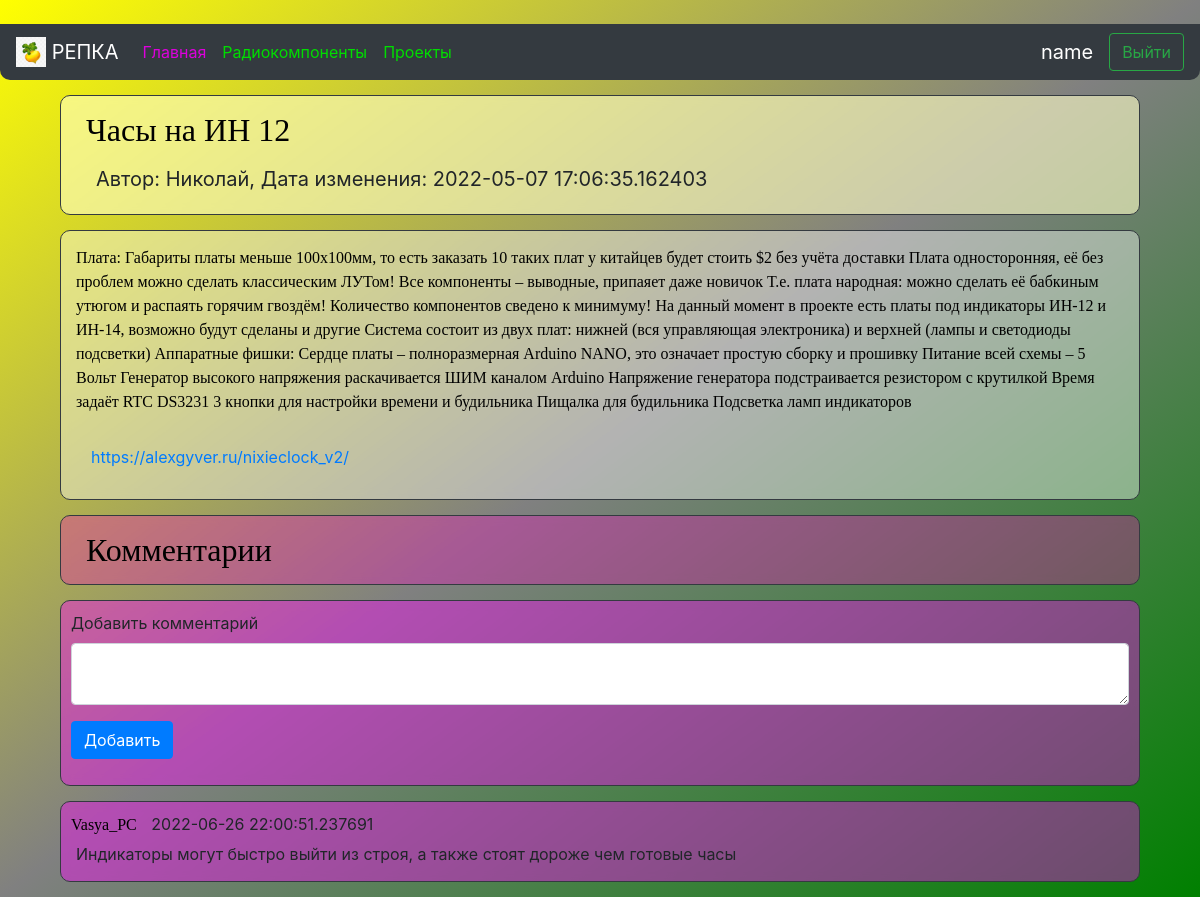
The app's page /project/5 (signed in) with its own data.
### data/users.py (models this page shows, shortened)
class User(SqlAlchemyBase, UserMixin, SerializerMixin):
    __tablename__ = 'users'
    id = sqlalchemy.Column(sqlalchemy.Integer, primary_key=True, autoincrement=True)
    name = sqlalchemy.Column(sqlalchemy.String, nullable=True)
    about = sqlalchemy.Column(sqlalchemy.String, nullable=True)
    email = sqlalchemy.Column(sqlalchemy.String, index=True, unique=True, nullable=True)
    hashed_password = sqlalchemy.Column(sqlalchemy.String, nullable=True)
    created_date = sqlalchemy.Column(sqlalchemy.DateTime, default=datetime.datetime.now)
    news = orm.relation("News", back_populates='user')
    comments = orm.relation("Comment", back_populates="user")

### data/news.py (models this page shows)
class News(SqlAlchemyBase, SerializerMixin):
    __tablename__ = 'news'
    id = sqlalchemy.Column(sqlalchemy.Integer, primary_key=True, autoincrement=True)
    title = sqlalchemy.Column(sqlalchemy.String, nullable=True)
    content = sqlalchemy.Column(sqlalchemy.String, nullable=True)
    created_date = sqlalchemy.Column(sqlalchemy.DateTime, default=datetime.datetime.today())
    is_private = sqlalchemy.Column(sqlalchemy.Boolean, default=True)
    user_id = sqlalchemy.Column(sqlalchemy.Integer, sqlalchemy.ForeignKey("users.id"))
    about = sqlalchemy.Column(sqlalchemy.String, nullable=True)
    user = orm.relation('User')
    comments = orm.relation("Comment", back_populates="news")

### data/comments.py (models this page shows)
class Comment(SqlAlchemyBase, SerializerMixin):
    __tablename__ = 'comments'
    id = sqlalchemy.Column(sqlalchemy.Integer, primary_key=True, autoincrement=True)
    content = sqlalchemy.Column(sqlalchemy.String, nullable=True)
    created_date = sqlalchemy.Column(sqlalchemy.DateTime, default=datetime.datetime.now)
    user_id = sqlalchemy.Column(sqlalchemy.Integer, sqlalchemy.ForeignKey("users.id"))
    news_id = sqlalchemy.Column(sqlalchemy.Integer, sqlalchemy.ForeignKey('news.id'))
    user = orm.relation('User')
    news = orm.relation('News')

### main.py (the view)
@app.route("/project/<int:id>", methods=['GET', 'POST'])
def project(id):
    form = CommentForm()
    db_sess = db_session.create_session()
    if form.validate_on_submit():
        comments = Comment(content=form.comment.data, news_id=id)
        current_user.comments.append(comments)
        db_sess.merge(current_user)
        db_sess.commit()
        return redirect(f'/project/{id}')
    if current_user.is_authenticated:
        news = db_sess.query(News).filter(
            News.id == id, News.user == current_user).first()
    else:
        news = db_sess.query(News).filter(
            News.id == id, News.is_private != True).first()
    if news is None:
        news = db_sess.query(News).filter(
            News.id == id, News.is_private != True).first()
    if news:
        comments = db_sess.query(Comment).filter((news.id == Comment.news_id))
        return render_template("project.html", news=news, comments=comments, form=form)
    return redirect("/projects")

### forms/news.py
class CommentForm(FlaskForm):
    comment = TextAreaField("Добавить комментарий")
    submit = SubmitField('Добавить')

### data/db_session.py (called while the page is built)
def create_session() -> Session:
    global __factory
    return __factory()

### main.py (called while the page is built)
@login_manager.user_loader
def load_user(user_id):
    db_sess = db_session.create_session()
    return db_sess.query(User).get(user_id)

### templates/project.html (shortened to what this page needs)
﻿{% extends "base.html" %}
{% block content %}
<div class="border border-dark"
     style="padding: 10px; margin: 15px; border-radius: 10px; backdrop-filter: blur(5px); background: rgba(255, 255, 200, 0.6);">
    <div>
        <a style="font-size: 32px; padding: 15px"><font face="Comic Sans MS" color="#000000">{{news.title}}</font></a>
    </div>
    <div style="padding: 10px;">
        <a style="font-size: 20px; padding: 15px">Автор: {{news.user.name}}, Дата изменения: {{news.created_date}}</a>
    </div>
</div>
<div class="col-md6 border border-dark"
     style="padding: 15px; margin: 15px; border-radius: 10px; backdrop-filter: blur(5px); background: rgba(255, 255, 255, 0.4);">
    <p><font face="Comic Sans MS" color="#000000">{{news.content}}</font></p>
    <div style="padding: 15px"><a style="display: block;" href="{{ news.about }}">{{ news.about }}</a></div>
</div>
<div class="border border-dark"
     style="padding: 10px; margin: 15px; border-radius: 10px; backdrop-filter: blur(5px); background: rgba(255, 0, 200, 0.3);">
    <div>
        <a style="font-size: 32px; padding: 15px"><font face="Comic Sans MS" color="#000000">Комментарии</font></a>
    </div>
</div>
{% if current_user.is_authenticated %}
<div class="col-md6 border border-dark"
     style="padding: 10px; margin: 15px; border-radius: 10px; backdrop-filter: blur(5px); background: rgba(255, 0, 255, 0.4);">
    <form action="" method="post">
        <p>{{ form.comment.label }}
            {{ form.comment(class="form-control") }}</p>
        <p>{{ form.submit(type="submit", class="btn btn-primary") }}</p>
    </form>
</div>
{% endif %}
{% for item in comments %}
<div class="col-md6 border border-dark"
     style="padding: 10px; margin: 15px; border-radius: 10px; backdrop-filter: blur(5px); background: rgba(255, 0, 255, 0.4);">
    <a><font face="Comic Sans MS" color="#000000">{{item.user.name}}</font></a>
    <a style="padding: 10px"> {{item.created_date}} </a>
    <div style="padding: 5px">{{ item.content }}</div>
</div>
{% endfor %}
{% endblock %}

### templates/base.html (shortened to what this page needs)
<!doctype html>
<html lang="en">
<head>
    <link rel="stylesheet"
          href="https://stackpath.bootstrapcdn.com/bootstrap/4.4.1/css/bootstrap.min.css"
>
</head>
<body style="background: linear-gradient(to bottom right, yellow, grey, green); background-attachment: fixed;">
<header>
    <nav class="navbar navbar-expand-sm navbar-dark bg-dark" style="border-radius: 0 0 10px 10px">
        <a class="navbar-brand"><img src="../static/img/repka1.jpg" width="30" height="30"
                                               class="d-inline-block align-top" alt="Картинка репки"> РЕПКА</a>
        <div class="collapse navbar-collapse" id="collapsibleNavbar">
            <div class="navbar-nav mr-auto">
                <a class="nav-item nav-link active" style="color:#DD00DD" href="/#">Главная<span class="sr-only">(current)</span></a>
                <a class="nav-item nav-link" style="color:#00DD00" href="/components">Радиокомпоненты</a>
                <a class="nav-item nav-link" style="color:#00DD00" href="/projects">Проекты</a>
            </div>
        </div>
        {% if current_user.is_authenticated %}
        <a class="navbar-brand">{{ current_user.name }}</a>
        <a class="btn btn-outline-success" href="/logout" type="button">Выйти</a>
        {% else %}
        <a class="btn btn-success" href="/login">Авторизация</a>
        {% endif %}
    </nav>
</header>
<main role="main" class="container">
    {% block content %}{% endblock %}
</main>
</body>
</html>

### records on screen
User: name "name"
News: title "Часы на ИН 12", created_date "2022-05-07 17:06:35.162403", content "Плата: Габариты платы меньше 100х100мм, то есть заказать 10 таких плат у китайцев будет стоить $2 без учёта доставки Плата односторонняя, её без проблем можно сделать классическим ЛУТом! Все компоненты – выводные, припаяет даже новичок Т.е. плата народная: можно сделать её бабкиным утюгом и распаять горячим гвоздём! Количество компонентов сведено к минимуму! На данный момент в проекте есть платы под индикаторы ИН-12 и ИН-14, возможно будут сделаны и другие Система состоит из двух плат: нижней (вся управляющая электроника) и верхней (лампы и светодиоды подсветки) Аппаратные фишки: Сердце платы – полноразмерная Arduino NANO, это означает простую сборку и прошивку Питание всей схемы – 5 Вольт…", about "https://alexgyver.ru/nixieclock_v2/"
User: user.name "Николай"
Comment: user.name "Vasya_PC", created_date "2022-06-26 22:00:51.237691", content "Индикаторы могут быстро выйти из строя, а также стоят дороже чем готовые часы"
